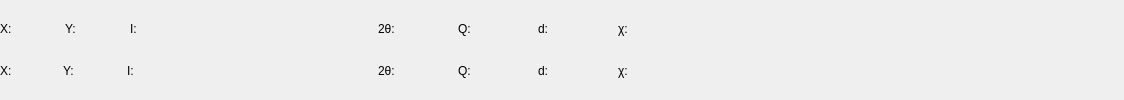
    <widget class="QWidget" name="widget" native="true">
     <property name="sizePolicy">
      <sizepolicy hsizetype="Preferred" vsizetype="Fixed">
       <horstretch>0</horstretch>
       <verstretch>0</verstretch>
      </sizepolicy>
     </property>
     <layout class="QHBoxLayout" name="horizontalLayout_24">
      <property name="spacing">
       <number>8</number>
      </property>
      <property name="leftMargin">
       <number>0</number>
      </property>
      <property name="topMargin">
       <number>8</number>
      </property>
      <property name="rightMargin">
       <number>8</number>
      </property>
      <property name="bottomMargin">
       <number>8</number>
      </property>
      <item>
       <widget class="QWidget" name="footer_img_mouse_position_widget" native="true">
        <layout class="QHBoxLayout" name="horizontalLayout_12">
         <property name="margin">
          <number>0</number>
         </property>
         <item>
          <widget class="QWidget" name="widget_3" native="true">
           <layout class="QVBoxLayout" name="verticalLayout_4">
            <property name="spacing">
             <number>0</number>
            </property>
            <property name="margin">
             <number>0</number>
            </property>
            <item>
             <layout class="QHBoxLayout" name="horizontalLayout_13">
              <property name="spacing">
               <number>5</number>
              </property>
              <item>
               <widget class="QLabel" name="mouse_x_lbl">
                <property name="minimumSize">
                 <size>
                  <width>60</width>
                  <height>0</height>
                 </size>
                </property>
                <property name="text">
                 <string>X:</string>
                </property>
               </widget>
              </item>
              <item>
               <widget class="QLabel" name="mouse_y_lbl">
                <property name="minimumSize">
                 <size>
                  <width>60</width>
                  <height>0</height>
                 </size>
                </property>
                <property name="text">
                 <string>Y:</string>
                </property>
               </widget>
              </item>
              <item>
               <widget class="QLabel" name="mouse_int_lbl">
                <property name="minimumSize">
                 <size>
                  <width>60</width>
                  <height>0</height>
                 </size>
                </property>
                <property name="text">
                 <string>I:</string>
                </property>
               </widget>
              </item>
             </layout>
            </item>
            <item>
             <layout class="QHBoxLayout" name="horizontalLayout_21">
              <item>
               <widget class="QLabel" name="click_x_lbl">
                <property name="minimumSize">
                 <size>
                  <width>60</width>
                  <height>0</height>
                 </size>
                </property>
                <property name="text">
                 <string>X:</string>
                </property>
               </widget>
              </item>
              <item>
               <widget class="QLabel" name="click_y_lbl">
                <property name="minimumSize">
                 <size>
                  <width>60</width>
                  <height>0</height>
                 </size>
                </property>
                <property name="text">
                 <string>Y:</string>
                </property>
               </widget>
              </item>
              <item>
               <widget class="QLabel" name="click_int_lbl">
                <property name="minimumSize">
                 <size>
                  <width>60</width>
                  <height>0</height>
                 </size>
                </property>
                <property name="text">
                 <string>I:</string>
                </property>
               </widget>
              </item>
             </layout>
            </item>
           </layout>
          </widget>
         </item>
         <item>
          <spacer name="mouse_position_spacer">
           <property name="orientation">
            <enum>Qt::Horizontal</enum>
           </property>
           <property name="sizeType">
            <enum>QSizePolicy::Expanding</enum>
           </property>
           <property name="sizeHint" stdset="0">
            <size>
             <width>180</width>
             <height>20</height>
            </size>
           </property>
          </spacer>
         </item>
        </layout>
       </widget>
      </item>
      <item>
       <layout class="QVBoxLayout" name="verticalLayout_3">
        <property name="spacing">
         <number>0</number>
        </property>
        <item>
         <layout class="QHBoxLayout" name="horizontalLayout_28">
          <item>
           <widget class="QLabel" name="mouse_tth_lbl">
            <property name="minimumSize">
             <size>
              <width>80</width>
              <height>0</height>
             </size>
            </property>
            <property name="maximumSize">
             <size>
              <width>115</width>
              <height>16777215</height>
             </size>
            </property>
            <property name="text">
             <string>2θ:</string>
            </property>
            <property name="textFormat">
             <enum>Qt::AutoText</enum>
            </property>
            <property name="alignment">
             <set>Qt::AlignLeading|Qt::AlignLeft|Qt::AlignVCenter</set>
            </property>
           </widget>
          </item>
          <item>
           <widget class="QLabel" name="mouse_q_lbl">
            <property name="minimumSize">
             <size>
              <width>80</width>
              <height>0</height>
             </size>
            </property>
            <property name="maximumSize">
             <size>
              <width>115</width>
              <height>16777215</height>
             </size>
            </property>
            <property name="text">
             <string>Q:</string>
            </property>
            <property name="textFormat">
             <enum>Qt::AutoText</enum>
            </property>
            <property name="alignment">
             <set>Qt::AlignLeading|Qt::AlignLeft|Qt::AlignVCenter</set>
            </property>
           </widget>
          </item>
          <item>
           <widget class="QLabel" name="mouse_d_lbl">
            <property name="minimumSize">
             <size>
              <width>80</width>
              <height>0</height>
             </size>
            </property>
            <property name="maximumSize">
             <size>
              <width>115</width>
              <height>16777215</height>
             </size>
            </property>
            <property name="text">
             <string>d:</string>
            </property>
            <property name="textFormat">
             <enum>Qt::AutoText</enum>
            </property>
            <property name="alignment">
             <set>Qt::AlignLeading|Qt::AlignLeft|Qt::AlignVCenter</set>
            </property>
           </widget>
          </item>
          <item>
           <widget class="QLabel" name="mouse_azi_lbl">
            <property name="minimumSize">
             <size>
              <width>80</width>
              <height>0</height>
             </size>
            </property>
            <property name="maximumSize">
             <size>
              <width>115</width>
              <height>16777215</height>
             </size>
            </property>
            <property name="text">
             <string>χ:</string>
            </property>
            <property name="textFormat">
             <enum>Qt::AutoText</enum>
            </property>
            <property name="alignment">
             <set>Qt::AlignLeading|Qt::AlignLeft|Qt::AlignVCenter</set>
            </property>
           </widget>
          </item>
         </layout>
        </item>
        <item>
         <layout class="QHBoxLayout" name="horizontalLayout_29">
          <item>
           <widget class="QLabel" name="click_tth_lbl">
            <property name="minimumSize">
             <size>
              <width>80</width>
              <height>0</height>
             </size>
            </property>
            <property name="maximumSize">
             <size>
              <width>115</width>
              <height>16777215</height>
             </size>
            </property>
            <property name="text">
             <string>2θ:</string>
            </property>
            <property name="textFormat">
             <enum>Qt::AutoText</enum>
            </property>
            <property name="alignment">
             <set>Qt::AlignLeading|Qt::AlignLeft|Qt::AlignVCenter</set>
            </property>
           </widget>
          </item>
          <item>
           <widget class="QLabel" name="click_q_lbl">
            <property name="minimumSize">
             <size>
              <width>80</width>
              <height>0</height>
             </size>
            </property>
            <property name="maximumSize">
             <size>
              <width>115</width>
              <height>16777215</height>
             </size>
            </property>
            <property name="text">
             <string>Q:</string>
            </property>
            <property name="textFormat">
             <enum>Qt::AutoText</enum>
            </property>
            <property name="alignment">
             <set>Qt::AlignLeading|Qt::AlignLeft|Qt::AlignVCenter</set>
            </property>
           </widget>
          </item>
          <item>
           <widget class="QLabel" name="click_d_lbl">
            <property name="minimumSize">
             <size>
              <width>80</width>
              <height>0</height>
             </size>
            </property>
            <property name="maximumSize">
             <size>
              <width>115</width>
              <height>16777215</height>
             </size>
            </property>
            <property name="text">
             <string>d:</string>
            </property>
            <property name="textFormat">
             <enum>Qt::AutoText</enum>
            </property>
            <property name="alignment">
             <set>Qt::AlignLeading|Qt::AlignLeft|Qt::AlignVCenter</set>
            </property>
           </widget>
          </item>
          <item>
           <widget class="QLabel" name="click_azi_lbl">
            <property name="minimumSize">
             <size>
              <width>80</width>
              <height>0</height>
             </size>
            </property>
            <property name="maximumSize">
             <size>
              <width>115</width>
              <height>16777215</height>
             </size>
            </property>
            <property name="text">
             <string>χ:</string>
            </property>
            <property name="textFormat">
             <enum>Qt::AutoText</enum>
            </property>
            <property name="alignment">
             <set>Qt::AlignLeading|Qt::AlignLeft|Qt::AlignVCenter</set>
            </property>
           </widget>
          </item>
         </layout>
        </item>
       </layout>
      </item>
      <item>
       <spacer name="horizontalSpacer_10">
        <property name="orientation">
         <enum>Qt::Horizontal</enum>
        </property>
        <property name="sizeHint" stdset="0">
         <size>
          <width>250</width>
          <height>20</height>
         </size>
        </property>
       </spacer>
      </item>
      <item>
       <layout class="QVBoxLayout" name="verticalLayout_14">
        <item>
         <spacer name="verticalSpacer_5">
          <property name="orientation">
           <enum>Qt::Vertical</enum>
          </property>
          <property name="sizeHint" stdset="0">
           <size>
            <width>20</width>
            <height>0</height>
           </size>
          </property>
         </spacer>
        </item>
        <item>
         <widget class="QLabel" name="bkg_name_lbl">
          <property name="sizePolicy">
           <sizepolicy hsizetype="Preferred" vsizetype="Maximum">
            <horstretch>0</horstretch>
            <verstretch>0</verstretch>
           </sizepolicy>
          </property>
          <property name="minimumSize">
           <size>
            <width>160</width>
            <height>19</height>
           </size>
          </property>
          <property name="text">
           <string/>
          </property>
         </widget>
        </item>
       </layout>
      </item>
     </layout>
    </widget>
